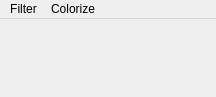
<?xml version="1.0" encoding="UTF-8"?>
<ui version="4.0">
 <class>LogViewContextmenu</class>
 <widget class="QMainWindow" name="LogViewContextmenu">
  <property name="geometry">
   <rect>
    <x>0</x>
    <y>0</y>
    <width>216</width>
    <height>97</height>
   </rect>
  </property>
  <property name="windowTitle">
   <string>MainWindow</string>
  </property>
  <widget class="QWidget" name="centralwidget"/>
  <widget class="QMenuBar" name="menubar">
   <property name="geometry">
    <rect>
     <x>0</x>
     <y>0</y>
     <width>216</width>
     <height>26</height>
    </rect>
   </property>
   <property name="contextMenuPolicy">
    <enum>Qt::NoContextMenu</enum>
   </property>
   <property name="defaultUp">
    <bool>false</bool>
   </property>
   <property name="nativeMenuBar">
    <bool>false</bool>
   </property>
   <widget class="QMenu" name="menuFilter">
    <property name="title">
     <string>Filter</string>
    </property>
   </widget>
   <widget class="QMenu" name="menuColorize">
    <property name="title">
     <string>Colorize</string>
    </property>
   </widget>
   <addaction name="menuFilter"/>
   <addaction name="menuColorize"/>
  </widget>
 </widget>
 <resources/>
 <connections/>
</ui>
